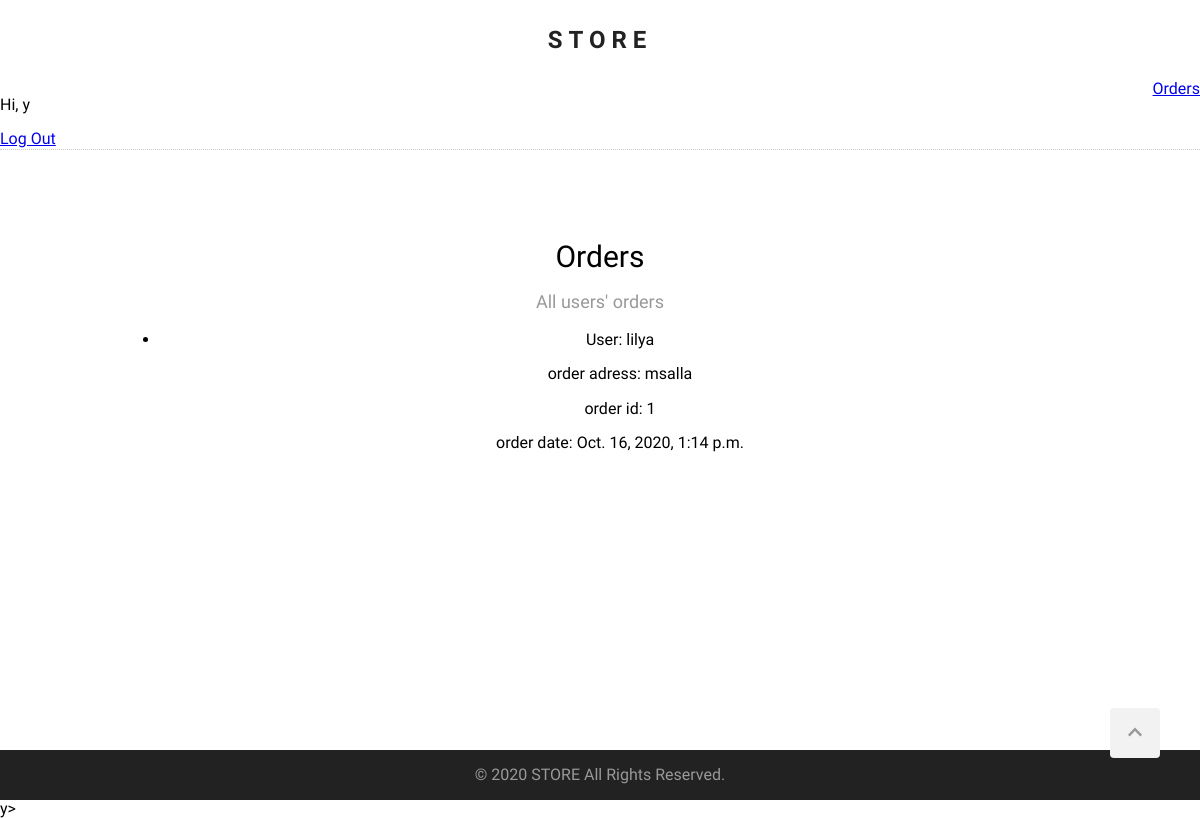
Screenshot of /orders/ (signed in) with the database file from the repository.
### orders/models.py (models this page shows, shortened)
class Order(models.Model):
    user = models.ForeignKey(User, related_name='orders', on_delete=models.CASCADE, default=None)
    adress = models.CharField(max_length=100)
    items = models.ManyToManyField(Product)
    created_at = models.DateTimeField(auto_now=True)

### orders/views.py (the view)
# urls.py: path('orders/', order_list, name='order_list'),
def order_list(request):
    if request.user.is_authenticated and request.user.is_superuser:
        orders = Order.objects.all()
        return render(request, 'orders/order_list.html', {'orders': orders})
    else:
        return redirect('products_list')

### templates/orders/order_list.html (shortened to what this page needs)
{% extends "base.html" %}
{% block content %}
<section class="clearfix">
    <h2 class="section-headline">Orders</h2>
    <p class="section-description">
        All users' orders
    </p>
    <div class="orders">
        <ul>
            {% for order in orders %}
            <li class="order-details">
                <p>User: <span>{{ order.user }}</span></p>
                <p>order adress: <span>{{ order.adress }}</span></p>
                <p>order id: <span>{{ order.id }}</span></p>
                <p>order date: <span>{{ order.created_at }}</span></p>
            </li>
            {% empty %}
            <li>No orders yet.</li>
            {% endfor %}
        </ul>
    </div>
</section>
{% endblock %}

### templates/base.html (shortened to what this page needs)
{% load static %}
<!DOCTYPE html>
<html lang="en">
<head>
    <link rel="stylesheet" href="{% static 'normalize.css' %}" />
    <link rel="stylesheet" href="{% static 'style.css' %}" />
</head>
<body>
    <div class="wrapper">
        <header>
            <h1 id="logo">
                <a href="{% url 'home' %}">STORE</a>
            </h1>
            <div style="float: right;"><a href="{% url 'order_list' %}">Orders</a></div>
            {% if user.is_authenticated%}
            <p>Hi, {{ user.username }}</p>
            <a href="{% url 'logout' %}">Log Out</a>
            {% else %}
            <a href="{% url 'login' %}">Log in</a>
            <a href="{% url 'signup' %}">Sign Up</a>
            {% endif %}
            <div id="controls">
            </div>
        </header>
        <main>
            {% block content %}{% endblock %}
        </main>
    </div>
    <footer>
        <a href="#" id="scroll-up">
            <i class="fas fa-chevron-up"></i>
        </a>
        <p>&copy; 2020 STORE All Rights Reserved.</p>
    </footer>
</body>
</html>y>
</html>

### static/style.css (style rules this page uses)
html { scroll-behavior: smooth; }
body { margin: 0; font-family: 'Questrial', sans-serif; }
.wrapper { min-height: calc(100vh - 50px); }
.clearfix::after { content: ""; display: block; clear: both; }
header { height: auto; border-bottom: 1px dotted #ccc; }
#logo { text-align: center; font-family: 'Domine', serif; font-size: 24px; letter-spacing: 6px; line-height: 80px; margin: 0; }
#logo a { color: #222; text-decoration: none; }
#controls { position: absolute; top: 15px; right: 14%; }
main { max-width: 960px; text-align: center; margin: 90px auto 90px auto; }
.section-headline { font-size: 30px; font-weight: normal; margin: 0; }
.section-description { color: #999; font-size: 18px; }
footer { background-color: #222; height: 50px; color: #999; text-align: center; line-height: 50px; }
footer p { margin: 0; }
#scroll-up { width: 50px; height: 50px; background-color: #f2f2f2; bottom: 60px; right: 40px; position: fixed; border-radius: 4px; cursor: pointer; color: #999; }

### rows the page displays
Order: user "lilya", adress "msalla", id "1", created_at "Oct. 16, 2020, 1:14 p.m."

### other values shown
{{ user.username }} "y"
